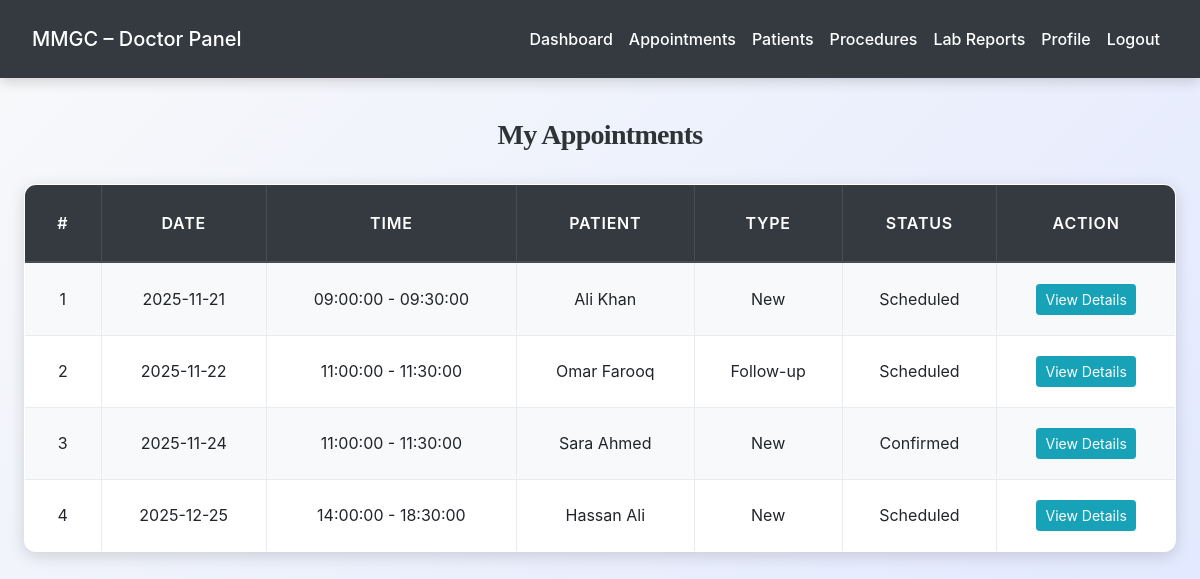
The page /doctor/appointments.php (signed in) on the database its author committed.
### tables this page shows
CREATE TABLE `appointments` (
  `id` int(11) NOT NULL,
  `patient_id` int(11) NOT NULL,
  `doctor_id` int(11) NOT NULL,
  `appointment_date` date NOT NULL,
  `start_time` time NOT NULL,
  `end_time` time NOT NULL,
  `status` enum('scheduled','confirmed','completed','cancelled','no-show') DEFAULT 'scheduled',
  `appointment_type` enum('new','follow-up') DEFAULT 'new',
  `notes` text DEFAULT NULL,
  `created_at` timestamp NOT NULL DEFAULT current_timestamp()
);

CREATE TABLE `patients` (
  `id` int(11) NOT NULL,
  `mr_number` varchar(20) NOT NULL,
  `name` varchar(100) NOT NULL,
  `email` varchar(100) DEFAULT NULL,
  `phone` varchar(15) NOT NULL,
  `password` varchar(255) DEFAULT NULL,
  `date_of_birth` date DEFAULT NULL,
  `gender` enum('male','female','other') DEFAULT NULL,
  `blood_group` varchar(5) DEFAULT NULL,
  `address` text DEFAULT NULL,
  `guardian_name` varchar(100) DEFAULT NULL,
  `guardian_phone` varchar(15) DEFAULT NULL,
  `registration_date` date DEFAULT curdate(),
  `status` enum('active','inactive') DEFAULT 'active',
  `created_at` timestamp NOT NULL DEFAULT current_timestamp()
);

### doctor/appointments.php (the view, shortened to what this page needs)
<?php
include('../config.php');
$doctor_id = $_SESSION['doctor_id'];
$query = "
    SELECT a.*, p.name AS patient_name, p.mr_number, p.phone AS patient_phone, p.email AS patient_email
    FROM appointments a
    JOIN patients p ON a.patient_id = p.id
    WHERE a.doctor_id = ?
    ORDER BY a.appointment_date ASC, a.start_time ASC
";
$stmt = $conn->prepare($query);
$stmt->bind_param("i", $doctor_id);
$stmt->execute();
$result = $stmt->get_result();
$appointments = $result->fetch_all(MYSQLI_ASSOC);
?>
<!DOCTYPE html>
<html>
<head>
    <link rel="stylesheet" href="https://stackpath.bootstrapcdn.com/bootstrap/4.5.2/css/bootstrap.min.css">
    <link rel="stylesheet" href="../css/style.css">
</head>
<body>
<?php include('navbar.php'); ?>
<div class="container mt-4">
    <h3 class="mb-4 text-center">My Appointments</h3>
    <?php if (count($appointments) == 0): ?>
        <p class="text-center">No appointments found.</p>
    <?php else: ?>
        <table class="table table-bordered table-hover">
            <thead class="thead-dark">
                <tr>
                    <th>#</th>
                    <th>Date</th>
                    <th>Time</th>
                    <th>Patient</th>
                    <th>Type</th>
                    <th>Status</th>
                    <th>Action</th>
                </tr>
            </thead>
            <tbody>
                <?php foreach ($appointments as $index => $app): ?>
                    <tr>
                        <td><?php echo $index + 1; ?></td>
                        <td><?php echo $app['appointment_date']; ?></td>
                        <td><?php echo $app['start_time'] . " - " . $app['end_time']; ?></td>
                        <td><?php echo htmlspecialchars($app['patient_name']); ?></td>
                        <td><?php echo ucfirst($app['appointment_type']); ?></td>
                        <td><?php echo ucfirst($app['status']); ?></td>
                        <td>
                            <button type="button" class="btn btn-info btn-sm" data-toggle="modal" data-target="#appointmentModal<?php echo $app['id']; ?>">
                                View Details
                            </button>
                        </td>
                    </tr>
                <?php endforeach; ?>
            </tbody>
        </table>
    <?php endif; ?>
</div>
</body>
</html>

### css/style.css (style rules this page uses)
:root { --primary: #007bff; --secondary: #6c757d; --success: #28a745; --info: #17a2b8; --warning: #ffc107; --danger: #dc3545; --light: #f8f9fa; --dark: #2d3436; --accent: #ff6f61; --highlight: #6f42c1; --shadow: rgba(0, 0, 0, 0.15); --transition: all 0.3s ease-in-out; }
body { font-family: 'Inter', 'Segoe UI', Tahoma, Geneva, Verdana, sans-serif; background: linear-gradient(135deg, var(--light) 0%, #e0e7ff 100%); color: var(--dark); line-height: 1.8; margin: 0; padding: 0; min-height: 100vh; font-size: 16px; }
h1, h2, h3, h4 { text-align: center; margin: 2.5rem 0; font-family: 'Georgia', 'Times New Roman', serif; color: var(--dark); font-weight: 700; letter-spacing: -0.025em; }
h3 { font-size: 1.75rem; }
.container { max-width: 1200px; margin: 0 auto 3rem; padding: 0 1.5rem; }
.table { width: 100%; border-collapse: collapse; margin: 2rem 0; font-size: 1rem; background-color: #ffffff; border-radius: 12px; overflow: hidden; box-shadow: 0 4px 16px var(--shadow); transition: var(--transition); }
.table th, .table td { padding: 1.25rem; border: 1px solid #e9ecef; text-align: center; vertical-align: middle; }
.table thead th { background-color: rgb(0, 0, 0); color: white; font-weight: 600; text-transform: uppercase; letter-spacing: 0.05em; padding: 1.5rem; }
.table tbody tr { transition: var(--transition); }
.table tbody tr:nth-child(odd) { background-color: var(--light); }

### rows shown on the page
appointments: appointment_date "2025-11-21", start_time "09:00:00", end_time "09:30:00", patient.name "Ali Khan", appointment_type "New", status "Scheduled"
appointments: appointment_date "2025-11-22", start_time "11:00:00", end_time "11:30:00", patient.name "Omar Farooq", appointment_type "Follow-up", status "Scheduled"
appointments: appointment_date "2025-11-24", start_time "11:00:00", end_time "11:30:00", patient.name "Sara Ahmed", appointment_type "New", status "Confirmed"
appointments: appointment_date "2025-12-25", start_time "14:00:00", end_time "18:30:00", patient.name "Hassan Ali", appointment_type "New", status "Scheduled"
